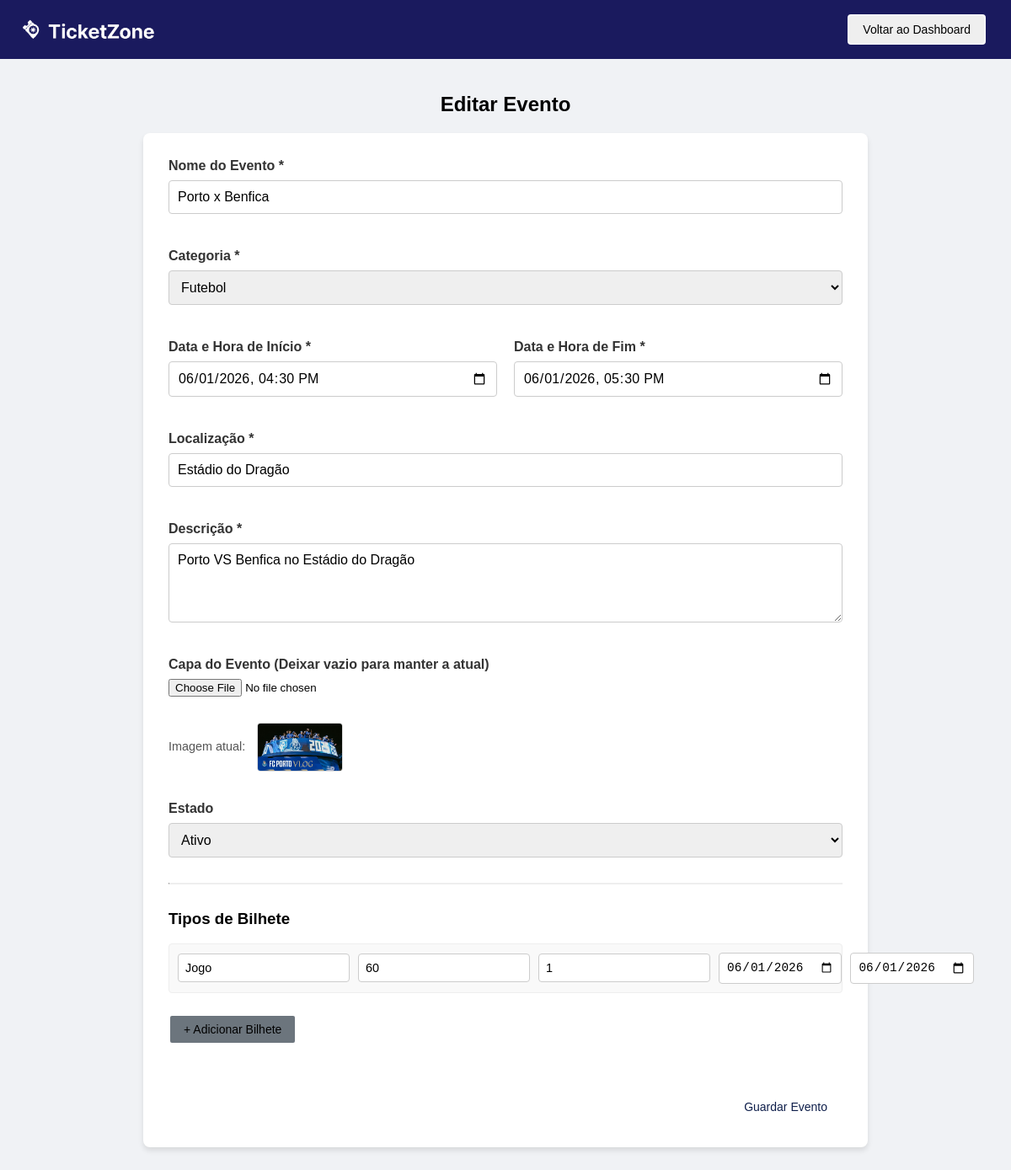
Page /eventos.php?id=1 (signed in) on the earlier database version.
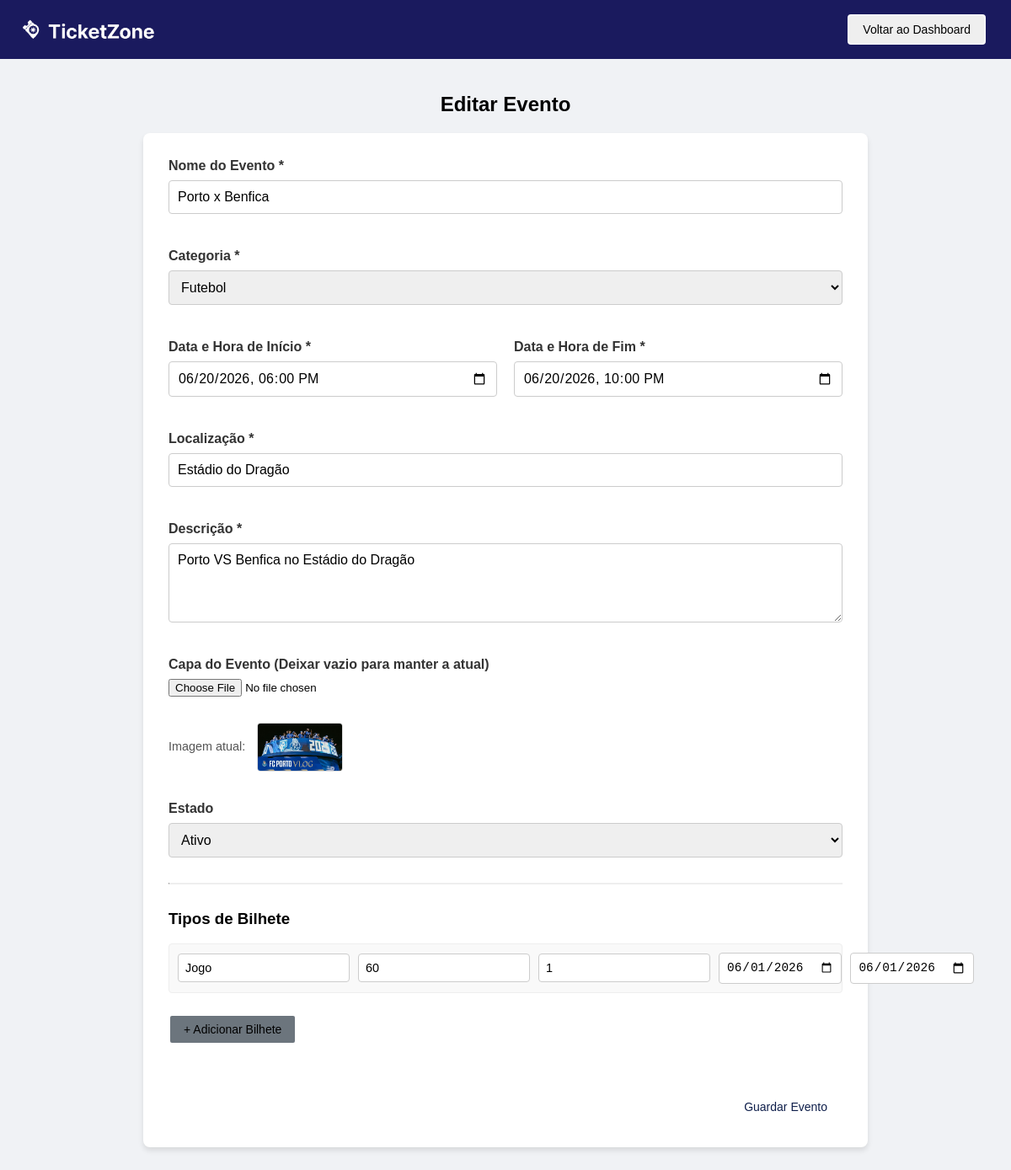
Same page on the later database version.
### tables this page shows
CREATE TABLE eventos (
        id INTEGER PRIMARY KEY AUTOINCREMENT,
        nome TEXT NOT NULL,
        descricao TEXT,
        data_inicio TEXT NOT NULL,
        data_fim TEXT NOT NULL,
        local TEXT NOT NULL,
        imagem TEXT,
        estado TEXT DEFAULT 'ativo' CHECK(estado IN ('ativo', 'cancelado')),
        id_categoria INTEGER,
        id_admin INTEGER,
        FOREIGN KEY (id_categoria) REFERENCES categorias(id),
        FOREIGN KEY (id_admin) REFERENCES utilizadores(id)
    );

CREATE TABLE categorias (
        id INTEGER PRIMARY KEY AUTOINCREMENT,
        nome TEXT NOT NULL UNIQUE
    );

### eventos.php (the view, shortened to what the changed rows need)
<?php
$db = new SQLite3('ticketzone.db');
$categorias_query = $db->query("SELECT id, nome FROM categorias");
$categorias = [];
while ($row = $categorias_query->fetchArray(SQLITE3_ASSOC)) {
    $categorias[] = $row;
}
$modo = 'Criar';
$evento = null;
if (isset($_GET['id'])) {
    $modo = 'Editar';
    $stmt = $db->prepare("SELECT * FROM eventos WHERE id = :id");
    $stmt->bindValue(':id', $_GET['id'], SQLITE3_INTEGER);
    $result = $stmt->execute();
    $evento = $result->fetchArray(SQLITE3_ASSOC);
}
?>
<!DOCTYPE html>
<html lang="pt">
<head>
    <link rel="stylesheet" href="styles/admin.css">
    <link rel="stylesheet" href="styles/eventos.css">
</head>
<body>
    <main>
        <h2><?= $modo ?> Evento</h2>
        <form action="scripts/processar_evento.php" method="POST" id="formEvento" enctype="multipart/form-data">
            <div class="grupo-form">
                <label for="nome">Nome do Evento *</label>
                <input type="text" id="nome" name="nome" value="<?= $evento ? htmlspecialchars($evento['nome']) : '' ?>">
                <span class="erro-msg" id="erro_nome"></span>
            </div>
            <div class="grupo-form">
                <label for="id_categoria">Categoria *</label>
                <select id="id_categoria" name="id_categoria">
                    <?php foreach ($categorias as $cat): ?>
                        <option value="<?= $cat['id'] ?>" <?= ($evento && $evento['id_categoria'] == $cat['id']) ? 'selected' : '' ?>>
                            <?= htmlspecialchars($cat['nome']) ?>
                        </option>
                    <?php endforeach; ?>
                </select>
                <span class="erro-msg" id="erro_categoria"></span>
            </div>
            <div class="grupo-form duplo">
                <div>
                    <label for="data_inicio">Data e Hora de Início *</label>
                    <input type="datetime-local" id="data_inicio" name="data_inicio" value="<?= $evento ? htmlspecialchars($evento['data_inicio']) : '' ?>">
                    <span class="erro-msg" id="erro_data_inicio"></span>
                </div>
                <div>
                    <label for="data_fim">Data e Hora de Fim *</label>
                    <input type="datetime-local" id="data_fim" name="data_fim" value="<?= $evento ? htmlspecialchars($evento['data_fim']) : '' ?>">
                    <span class="erro-msg" id="erro_data_fim"></span>
                </div>
            </div>
            <div class="grupo-form">
                <label for="local">Localização *</label>
                <input type="text" id="local" name="local" value="<?= $evento ? htmlspecialchars($evento['local']) : '' ?>">
                <span class="erro-msg" id="erro_local"></span>
            </div>
            <div class="grupo-form">
                <label for="descricao">Descrição *</label>
                <textarea id="descricao" name="descricao" rows="4"><?= $evento ? htmlspecialchars($evento['descricao']) : '' ?></textarea>
                <span class="erro-msg" id="erro_descricao"></span>
            </div>
            <div class="grupo-form">
                <?php if ($evento && $evento['imagem']): ?>
                    <p class="img-atual">Imagem atual: <img src="<?= htmlspecialchars($evento['imagem']) ?>" width="100"></p>
                <?php endif; ?>
            </div>
            <?php if ($evento): ?>
            <div class="grupo-form">
                <label for="estado">Estado</label>
                <select id="estado" name="estado">
                    <option value="ativo" <?= $evento['estado'] === 'ativo' ? 'selected' : '' ?>>Ativo</option>
                </select>
            </div>
            <?php endif; ?>
        </form>
    </main>
</body>
</html>

Differences in the rows shown:
changed eventos "Porto x Benfica": data_inicio "06/01/2026 16:30" → "06/20/2026 18:00"; data_fim "06/01/2026 17:30" → "06/20/2026 22:00"
